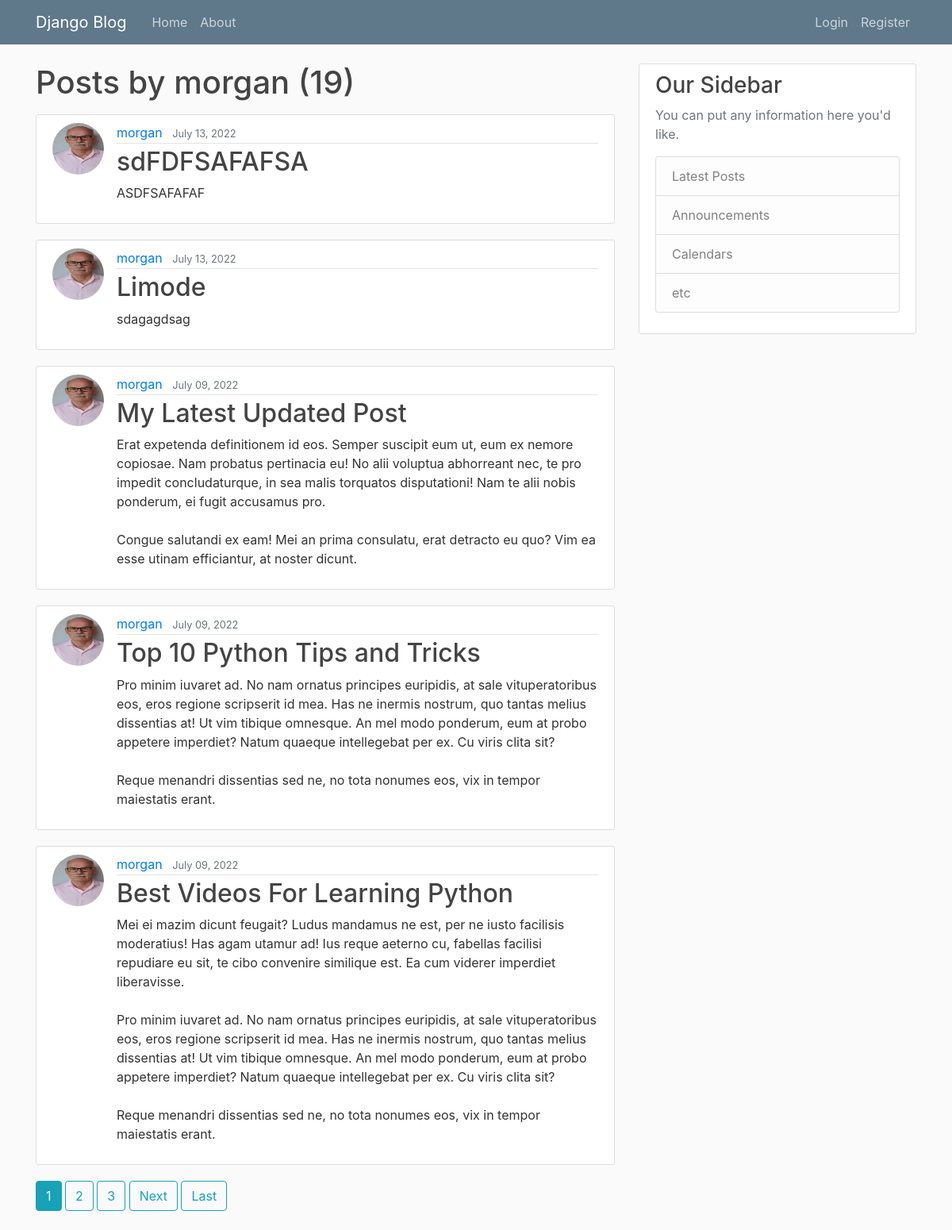
Page /user/morgan on the committed database.
### blog/models.py (models this page shows, shortened)
class Post(models.Model):
    title = models.CharField(max_length=100)
    content = models.TextField()
    date_posted = models.DateTimeField(default=timezone.now)
    author = models.ForeignKey(User, on_delete=models.CASCADE)

### users/models.py (models this page shows, shortened)
class Profile(models.Model):
    user = models.OneToOneField(User, on_delete=models.CASCADE)
    image = models.ImageField(default='default.jpg', upload_to='profile_pics')

### blog/views.py (the view)
# urls.py: path('user/<str:username>', UserPostListView.as_view(), name='user-posts'),
class UserPostListView(ListView):
    model = Post
    template_name = 'blog/user_posts.html'  # <app>/<model>_<viewtype>.html
    context_object_name = 'posts'
    paginate_by = 5
    def get_queryset(self):
        user = get_object_or_404(User, username=self.kwargs.get('username'))
        return Post.objects.filter(author=user).order_by('-date_posted')

### blog/templates/blog/user_posts.html (shortened to what this page needs)
{% extends "blog/base.html" %}
{% block content %}
    <h1 class="mb-3">Posts by {{ view.kwargs.username }} ({{ page_obj.paginator.count }})</h1>
    {% for post in posts %}
        <article class="media content-section">
          <img class="rounded-circle article-img" src="{{ post.author.profile.image.url }}">
          <div class="media-body">
            <div class="article-metadata">
              <a class="mr-2" href="{% url 'user-posts' post.author.username %}">{{ post.author }}</a>
              <small class="text-muted">{{ post.date_posted|date:"F d, Y" }}</small>
            </div>
            <h2><a class="article-title" href="{% url 'post-detail' post.id %}">{{ post.title }}</a></h2>
            <p class="article-content">{{ post.content }}</p>
          </div>
        </article>
    {% endfor %}
    {% if is_paginated %}
      {% for num in page_obj.paginator.page_range %}
        {% if page_obj.number == num %}
          <a class="btn btn-info mb-4" href="?page={{ num }}">{{ num }}</a>
        {% elif num > page_obj.number|add:'-3' and num < page_obj.number|add:'3' %}
          <a class="btn btn-outline-info mb-4" href="?page={{ num }}">{{ num }}</a>
        {% endif %}
      {% endfor %}
      {% if page_obj.has_next %}
        <a class="btn btn-outline-info mb-4" href="?page={{ page_obj.next_page_number }}">Next</a>
        <a class="btn btn-outline-info mb-4" href="?page={{ page_obj.paginator.num_pages }}">Last</a>
      {% endif %}
    {% endif %}
{% endblock content %}

### blog/templates/blog/base.html (shortened to what this page needs)
{% load static %}
<!DOCTYPE html>
<html lang="en">
<head>
      <link rel="stylesheet" href="https://cdn.jsdelivr.net/npm/bootstrap@4.0.0/dist/css/bootstrap.min.css"
>
      <link rel="stylesheet" type="text/css" href="{% static 'blog/main.css' %}">
</head>
</head>
<body>
      <header class="site-header">
            <nav class="navbar navbar-expand-md navbar-dark bg-steel fixed-top">
                  <div class="container">
                        <a class="navbar-brand mr-4" href="{% url 'blog-home' %}">Django Blog</a>
                        <div class="collapse navbar-collapse" id="navbarToggle">
                              <div class="navbar-nav mr-auto">
                                    <a class="nav-item nav-link" href="{% url 'blog-home' %}">Home</a>
                                    <a class="nav-item nav-link" href="{% url 'blog-about' %}">About</a>
                              </div>
                              <div class="navbar-nav">
                                    {% if user.is_authenticated %}
                                    <a class="nav-item nav-link" href="{% url 'post-create' %}">New Post</a>
                                    <a class="nav-item nav-link" href="{% url 'profile' %}">Profile</a>
                                    <a class="nav-item nav-link" href="{% url 'logout' %}">Logout</a>
                                    {% else %}
                                    <a class="nav-item nav-link" href="{% url 'login' %}">Login</a>
                                    <a class="nav-item nav-link" href="{% url 'register' %}">Register</a>
                                    {% endif %}
                              </div>
                        </div>
                  </div>
            </nav>
      </header>
      <main role="main" class="container">
            <div class="row">
                  <div class="col-md-8">
                        {% block content %}{% endblock %}
                  </div>
                  <div class="col-md-4">
                        <div class="content-section">
                              <h3>Our Sidebar</h3>
                              <p class='text-muted'>You can put any information here you'd like.
                              <ul class="list-group">
                                    <li class="list-group-item list-group-item-light">Latest Posts</li>
                                    <li class="list-group-item list-group-item-light">Announcements</li>
                                    <li class="list-group-item list-group-item-light">Calendars</li>
                                    <li class="list-group-item list-group-item-light">etc</li>
                              </ul>
                              </p>
                        </div>
                  </div>
            </div>
      </main>
</body>
</html>

### blog/static/blog/main.css (style rules this page uses)
body { background: #fafafa; color: #333333; margin-top: 5rem; }
h1, h2, h3, h4, h5, h6 { color: #444444; }
ul { margin: 0; }
.bg-steel { background-color: #5f788a; }
.site-header .navbar-nav .nav-link { color: #cbd5db; }
.content-section { background: #ffffff; padding: 10px 20px; border: 1px solid #dddddd; border-radius: 3px; margin-bottom: 20px; }
.article-title { color: #444444; }
.article-content { white-space: pre-line; }
.article-img { height: 65px; width: 65px; margin-right: 16px; }
.article-metadata { padding-bottom: 1px; margin-bottom: 4px; border-bottom: 1px solid #e3e3e3 }

### rows in the picture
Post: author.profile.image (picture), author "morgan", date_posted "July 13, 2022", title "sdFDFSAFAFSA", content "ASDFSAFAFAF"
Post: author.profile.image (picture), author "morgan", date_posted "July 13, 2022", title "Limode", content "sdagagdsag"
Post: author.profile.image (picture), author "morgan", date_posted "July 09, 2022", title "My Latest Updated Post", content "Erat expetenda definitionem id eos. Semper suscipit eum ut, eum ex nemore copiosae. Nam probatus pertinacia eu! No alii voluptua abhorreant nec, te pro impedit concludaturque, in sea malis torquatos disputationi! Nam te alii nobis ponderum, ei fugit accusamus pro. Congue salutandi ex eam! Mei an prima consulatu, erat detracto eu quo? Vim ea esse utinam efficiantur, at noster dicunt."
Post: author.profile.image (picture), author "morgan", date_posted "July 09, 2022", title "Top 10 Python Tips and Tricks", content "Pro minim iuvaret ad. No nam ornatus principes euripidis, at sale vituperatoribus eos, eros regione scripserit id mea. Has ne inermis nostrum, quo tantas melius dissentias at! Ut vim tibique omnesque. An mel modo ponderum, eum at probo appetere imperdiet? Natum quaeque intellegebat per ex. Cu viris clita sit? Reque menandri dissentias sed ne, no tota nonumes eos, vix in tempor maiestatis erant."
Post: author.profile.image (picture), author "morgan", date_posted "July 09, 2022", title "Best Videos For Learning Python", content "Mei ei mazim dicunt feugait? Ludus mandamus ne est, per ne iusto facilisis moderatius! Has agam utamur ad! Ius reque aeterno cu, fabellas facilisi repudiare eu sit, te cibo convenire similique est. Ea cum viderer imperdiet liberavisse. Pro minim iuvaret ad. No nam ornatus principes euripidis, at sale vituperatoribus eos, eros regione scripserit id mea. Has ne inermis nostrum, quo tantas melius dissentias at! Ut vim tibique omnesque. An mel modo ponderum, eum at probo appetere imperdiet? Natum quaeque intellegebat per ex. Cu viris clita sit? Reque menandri dissentias sed ne, no tota nonumes eos, vix in tempor maiestatis erant."

### other values in the picture
{{ view.kwargs.username }} "morgan"
{{ page_obj.paginator.count }} "19"
{{ num }} "1"
{{ num }} "2" "3"
